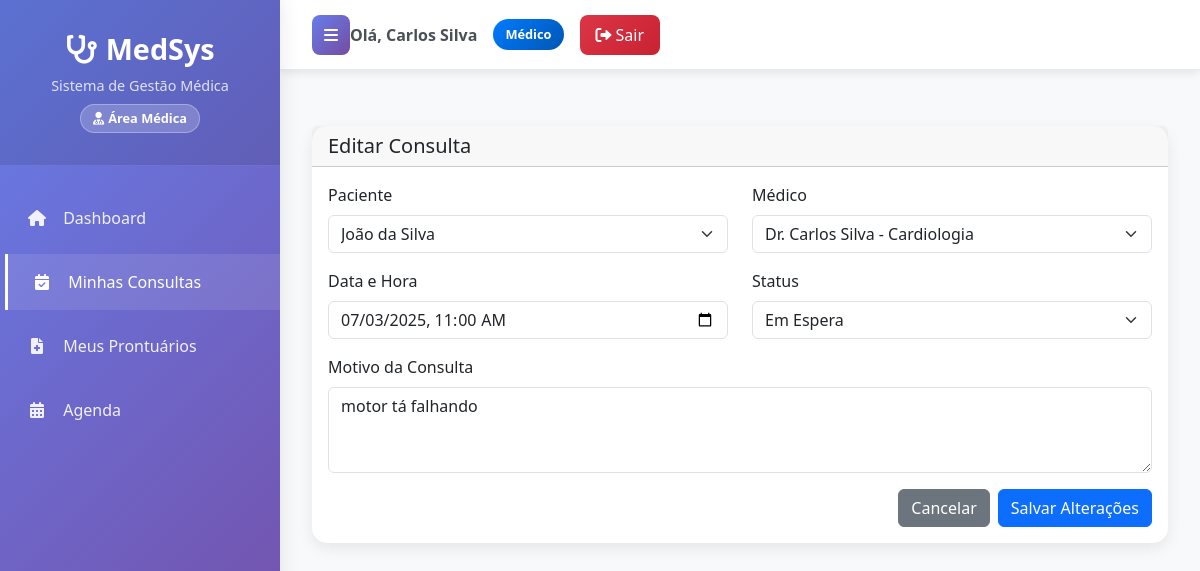
/consultas/1/editar/ (signed in), run on the app's committed database.
### clinica/models.py (models this page shows, shortened)
class User(AbstractUser):
    USER_TYPE_CHOICES = [
        ('admin', 'Administrador'),
        ('medico', 'Médico'),
        ('recepcionista', 'Recepcionista'),
    ]
    user_type = models.CharField(max_length=20, choices=USER_TYPE_CHOICES, default='recepcionista')
    telefone = models.CharField(max_length=20, blank=True, null=True)

class Consulta(models.Model):
    STATUS_CHOICES = [
        ('PENDENTE', 'Pendente'),
        ('CONFIRMADA', 'Confirmada'),
        ('CANCELADA', 'Cancelada'),
        ('ESPERA', 'Em Espera'),
        ('FINALIZADA', 'Finalizada'),
    ]
    paciente = models.ForeignKey(Paciente, on_delete=models.CASCADE)
    medico = models.ForeignKey(Medico, on_delete=models.SET_NULL, null=True)
    data = models.DateTimeField()
    motivo = models.TextField()
    concluida = models.BooleanField(default=False)
    status = models.CharField(max_length=10, choices=STATUS_CHOICES, default='PENDENTE')

class Paciente(models.Model):
    nome = models.CharField(max_length=100)
    data_nascimento = models.DateField()
    cpf = models.CharField(max_length=14, unique=True)
    telefone = models.CharField(max_length=20)
    endereco = models.TextField()

class Medico(models.Model):
    user = models.OneToOneField(User, on_delete=models.CASCADE, related_name='medico_profile')
    nome = models.CharField(max_length=100)
    crm = models.CharField(max_length=20, unique=True)
    especialidade = models.ForeignKey(Especialidade, on_delete=models.SET_NULL, null=True)

### prontuario/views.py (the view, shortened to what this page needs)
# urls.py: path('consultas/<int:consulta_id>/editar/', views.editar_consulta, name='editar_consulta'),
@all_authenticated_required
def editar_consulta(request, consulta_id):
    consulta = get_object_or_404(Consulta, id=consulta_id)
    if request.user.user_type == 'medico':
        try:
            if consulta.medico != request.user.medico_profile:
                messages.error(request, 'Você não tem permissão para editar esta consulta.')
                return redirect('consultas')
        except:
            messages.error(request, 'Perfil de médico não configurado.')
            return redirect('consultas')
    pacientes = Paciente.objects.all()
    medicos = Medico.objects.select_related('especialidade').all()
    return render(request, 'consultas/editar_consulta.html', {
        'consulta': consulta,
        'pacientes': pacientes,
        'medicos': medicos
    })

### templates/consultas/editar_consulta.html (shortened to what this page needs)
{% extends 'layouts/base.html' %}
{% block content %}
<div class="row mt-4">
    <div class="col-12">
        <div class="card">
            <div class="card-header">
                <h5 class="mb-0">Editar Consulta</h5>
            </div>
            <div class="card-body">
                <form method="POST">
                    <div class="row">
                        <div class="col-md-6 mb-3">
                            <label for="paciente" class="form-label">Paciente</label>
                            <select class="form-select" id="paciente" name="paciente" required>
                                {% for paciente in pacientes %}
                                <option value="{{ paciente.id }}" {% if paciente.id == consulta.paciente.id %}selected{% endif %}>
                                    {{ paciente.nome }}
                                </option>
                                {% endfor %}
                            </select>
                        </div>
                        <div class="col-md-6 mb-3">
                            <label for="medico" class="form-label">Médico</label>
                            <select class="form-select" id="medico" name="medico" required>
                                {% for medico in medicos %}
                                <option value="{{ medico.id }}" {% if medico.id == consulta.medico.id %}selected{% endif %}>
                                    {{ medico.nome }} - {{ medico.especialidade.nome }}
                                </option>
                                {% endfor %}
                            </select>
                        </div>
                    </div>
                    <div class="row">
                        <div class="col-md-6 mb-3">
                            <label for="data" class="form-label">Data e Hora</label>
                            <input type="datetime-local" class="form-control" id="data" name="data"
                                   value="{{ consulta.data|date:'Y-m-d\TH:i' }}" required>
                        </div>
                        <div class="col-md-6 mb-3">
                            <label for="status" class="form-label">Status</label>
                            <select class="form-select" id="status" name="status" required>
                                <option value="ESPERA" {% if consulta.status == 'ESPERA' %}selected{% endif %}>Em Espera</option>
                            </select>
                        </div>
                    </div>
                    <div class="row">
                        <div class="col-12 mb-3">
                            <label for="motivo" class="form-label">Motivo da Consulta</label>
                            <textarea class="form-control" id="motivo" name="motivo" rows="3" required>{{ consulta.motivo }}</textarea>
                        </div>
                    </div>
                    <div class="d-flex justify-content-end">
                        <a href="{% url 'consultas' %}" class="btn btn-secondary me-2">Cancelar</a>
                        <button type="submit" class="btn btn-primary">Salvar Alterações</button>
                    </div>
                </form>
            </div>
        </div>
    </div>
</div>
{% endblock %}

### templates/layouts/base.html (shortened to what this page needs)
<!DOCTYPE html>
<html lang="pt-BR">
<head>
    <link href="https://cdn.jsdelivr.net/npm/bootstrap@5.3.0/dist/css/bootstrap.min.css" rel="stylesheet">
    <link href="https://cdnjs.cloudflare.com/ajax/libs/font-awesome/6.0.0/css/all.min.css" rel="stylesheet">
</head>
<body>
    <div class="wrapper">
        <nav id="sidebar">
            <div class="sidebar-header">
                <h3><i class="fas fa-stethoscope me-2"></i>MedSys</h3>
                <p>Sistema de Gestão Médica</p>
                {% if user.is_authenticated %}
                    <div class="user-type-badge">
                        {% if user.is_superuser or user.user_type == 'admin' %}
                            <i class="fas fa-user-shield me-1"></i>Administrador
                        {% elif user.user_type == 'medico' %}
                            <i class="fas fa-user-md me-1"></i>Área Médica
                        {% else %}
                            <i class="fas fa-user-cog me-1"></i>Recepção
                        {% endif %}
                    </div>
                {% endif %}
            </div>
            <ul class="list-unstyled components">
                <li {% if request.path == '/dashboard/' %}class="active"{% endif %}>
                    <a href="{% url 'dashboard' %}">
                        <i class="fas fa-home"></i> Dashboard
                    </a>
                </li>
                <li {% if 'consultas' in request.path %}class="active"{% endif %}>
                    <a href="{% url 'consultas' %}">
                        <i class="fas fa-calendar-check"></i>
                        {% if user.user_type == 'medico' %}Minhas Consultas{% else %}Consultas{% endif %}
                    </a>
                </li>
                {% if user.is_superuser or user.user_type == 'admin' or user.user_type == 'medico' %}
                <li {% if 'prontuarios' in request.path %}class="active"{% endif %}>
                    <a href="{% url 'prontuarios' %}">
                        <i class="fas fa-file-medical"></i>
                        {% if user.user_type == 'medico' %}Meus Prontuários{% else %}Prontuários{% endif %}
                    </a>
                </li>
                {% endif %}
                <li {% if 'agenda' in request.path %}class="active"{% endif %}>
                    <a href="{% url 'agenda' %}">
                        <i class="fas fa-calendar-alt"></i> Agenda
                    </a>
                </li>
            </ul>
        </nav>
        <div id="content">
            <nav class="navbar top-navbar">
                <div class="navbar-content">
                    <button type="button" id="sidebarCollapse">
                        <i class="fas fa-bars"></i>
                    </button>
                    {% if user.is_authenticated %}
                        <div class="user-info">
                            <span class="user-name">
                                Olá, <strong>{{ user.get_full_name|default:user.username }}</strong>
                            </span>
                            <span class="user-type-badge {% if user.is_superuser or user.user_type == 'admin' %}admin{% elif user.user_type == 'medico' %}medico{% else %}recepcionista{% endif %}">
                                {% if user.is_superuser or user.user_type == 'admin' %}
                                    Administrador
                                {% elif user.user_type == 'medico' %}
                                    Médico
                                {% else %}
                                    Recepcionista
                                {% endif %}
                            </span>
                            <a href="{% url 'logout_view' %}" class="btn-logout">
                                <i class="fas fa-sign-out-alt me-1"></i>Sair
                            </a>
                        </div>
                    {% endif %}
                </div>
            </nav>
            <div class="main-content">
                {% block content %}
                {% endblock %}
            </div>
        </div>
    </div>
</body>
</html>

### templates/layouts/base.html (style rules this page uses)
:root { --primary-gradient: linear-gradient(135deg, #667eea 0%, #764ba2 100%); --sidebar-width: 280px; --navbar-height: 70px; }
* { margin: 0; padding: 0; box-sizing: border-box; }
body { font-family: 'Segoe UI', Tahoma, Geneva, Verdana, sans-serif; background-color: #f8f9fa; }
.wrapper { display: flex; width: 100%; min-height: 100vh; }
#sidebar { min-width: var(--sidebar-width); max-width: var(--sidebar-width); background: var(--primary-gradient); color: white; transition: all 0.3s; box-shadow: 0 0 20px rgba(0, 0, 0, 0.1); position: fixed; height: 100vh; z-index: 1000; overflow-y: auto; }
.sidebar-header { padding: 2rem 1.5rem; text-align: center; border-bottom: 1px solid rgba(255, 255, 255, 0.1); background: rgba(0, 0, 0, 0.1); }
.sidebar-header h3 { color: white; font-weight: bold; font-size: 1.8rem; margin-bottom: 0.5rem; }
.sidebar-header p { color: rgba(255, 255, 255, 0.8); font-size: 0.9rem; margin: 0; }
.sidebar-header .user-type-badge { display: inline-block; padding: 0.25rem 0.75rem; border-radius: 15px; font-size: 0.8rem; margin-top: 0.5rem; background: rgba(255, 255, 255, 0.2); border: 1px solid rgba(255, 255, 255, 0.3); }
#sidebar ul.components { padding: 1rem 0; }
#sidebar ul li { list-style: none; margin: 0.5rem 0; }
#sidebar ul li a { padding: 1rem 1.5rem; font-size: 1rem; display: block; color: rgba(255, 255, 255, 0.9); text-decoration: none; transition: all 0.3s; border-left: 3px solid transparent; }
#sidebar ul li a:hover, #sidebar ul li.active a { color: white; background: rgba(255, 255, 255, 0.1); border-left-color: white; transform: translateX(5px); }
#sidebar ul li a i { margin-right: 0.75rem; width: 20px; text-align: center; }
#content { width: 100%; min-height: 100vh; transition: all 0.3s; margin-left: var(--sidebar-width); }
.top-navbar { background: white; box-shadow: 0 2px 10px rgba(0, 0, 0, 0.1); height: var(--navbar-height); padding: 0; border-bottom: 1px solid #e9ecef; }
.navbar-content { height: 100%; display: flex; align-items: center; justify-content: space-between; padding: 0 2rem; }
#sidebarCollapse { background: var(--primary-gradient); border: none; border-radius: 8px; padding: 0.5rem 0.75rem; color: white; transition: all 0.3s; }
.user-info { display: flex; align-items: center; gap: 1rem; }
.user-info .user-name { color: #495057; font-weight: 600; }
.user-type-badge { padding: 0.375rem 0.75rem; border-radius: 20px; font-size: 0.8rem; font-weight: 600; }
.user-type-badge.medico { background: linear-gradient(135deg, #007bff, #0056b3); color: white; }
.btn-logout { background: linear-gradient(135deg, #dc3545, #c82333); border: none; border-radius: 8px; padding: 0.5rem 1rem; color: white; text-decoration: none; transition: all 0.3s; font-weight: 500; }
.main-content { padding: 2rem; min-height: calc(100vh - var(--navbar-height)); }
.card { border: none; border-radius: 15px; box-shadow: 0 5px 15px rgba(0, 0, 0, 0.08); transition: transform 0.3s ease; }

### data on the page
User: get_full_name "Carlos Silva"
Consulta: paciente "João da Silva", medico "Dr. Carlos Silva - Cardiologia", data "07/03/2025 11:00", status "Em Espera", motivo "motor tá falhando"
